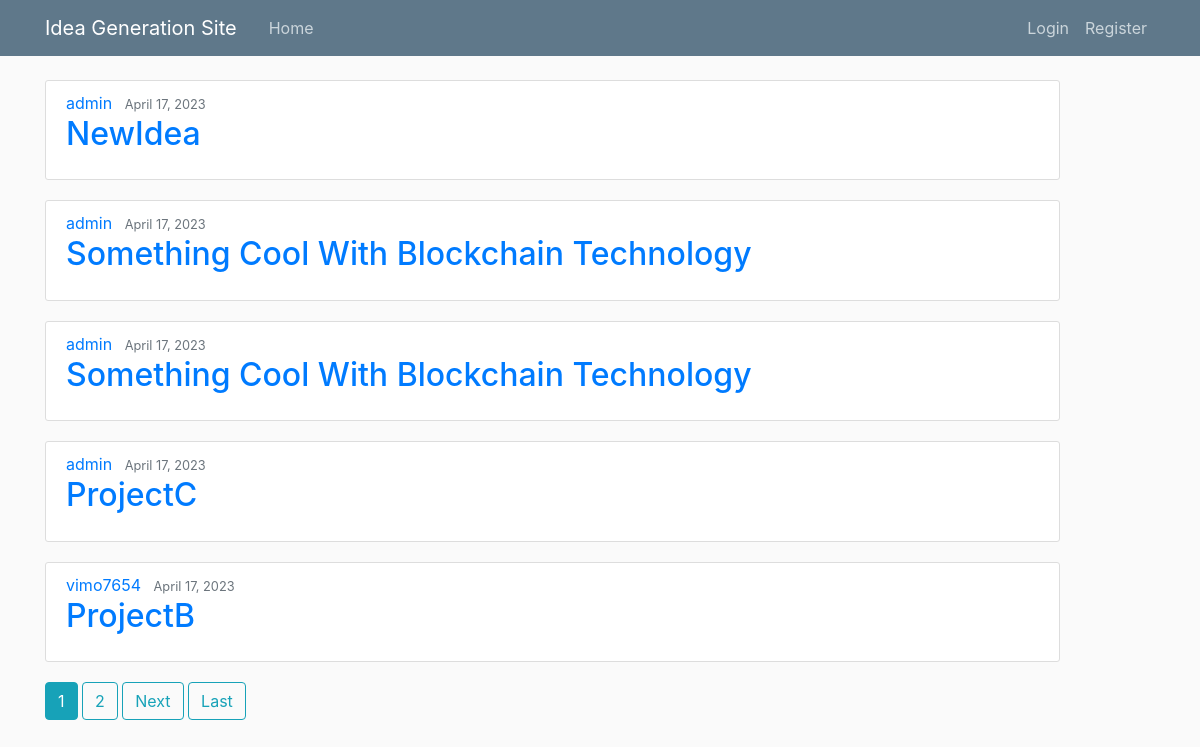
The page / on the database its author committed.
### users/models.py (models this page shows, shortened)
class Project(models.Model):
    title = models.CharField(max_length=100, verbose_name='Title')
    description = models.TextField(blank=True, verbose_name='Description')
    skills = models.ManyToManyField('Skill')
    date_posted = models.DateTimeField(default=timezone.now)
    author = models.ForeignKey(User, on_delete=models.CASCADE)

### main/views.py (the view)
# urls.py: path('', ProjectListView.as_view(), name='home'),
class ProjectListView(ListView):
    model = Project
    template_name = 'main/home.html'  # <app>/<model>_<viewtype>.html
    context_object_name = 'posts'
    ordering = ['-date_posted']
    paginate_by = 5

### main/templates/main/home.html (shortened to what this page needs)
{% extends "main/base.html" %}
{% block content %}
    {% for post in posts %}
        <article class="media content-section">
          <div class="media-body">
            <div class="article-metadata">
              <a class="mr-2" href="#">{{ post.author }}</a>
              <small class="text-muted">{{ post.date_posted|date:"F d, Y" }}</small>
            </div>
            <h2><a class="article-title" href="{% url 'post-detail' post.id %}">{{ post.title }}</a></h2>
          </div>
        </article>
    {% endfor %}
    {% if is_paginated %}
      {% for num in page_obj.paginator.page_range %}
        {% if page_obj.number == num %}
          <a class="btn btn-info mb-4" href="?page={{ num }}">{{ num }}</a>
        {% elif num > page_obj.number|add:'-3' and num < page_obj.number|add:'3' %}
          <a class="btn btn-outline-info mb-4" href="?page={{ num }}">{{ num }}</a>
        {% endif %}
      {% endfor %}
      {% if page_obj.has_next %}
        <a class="btn btn-outline-info mb-4" href="?page={{ page_obj.next_page_number }}">Next</a>
        <a class="btn btn-outline-info mb-4" href="?page={{ page_obj.paginator.num_pages }}">Last</a>
      {% endif %}
    {% endif %}
{% endblock content %}

### main/templates/main/base.html (shortened to what this page needs)
{% load static %}
<!DOCTYPE html>
<html>
<head>
    <link rel="stylesheet" href="https://maxcdn.bootstrapcdn.com/bootstrap/4.0.0/css/bootstrap.min.css">
    <link rel="stylesheet" type="text/css" href="{% static 'main/nav.css' %}">
</head>
<body>
    <header class="site-header">
      <nav class="navbar navbar-expand-md navbar-dark bg-steel fixed-top">
        <div class="container">
          <a class="navbar-brand mr-4" href="{% url 'home' %}">Idea Generation Site</a>
          <div class="collapse navbar-collapse" id="navbarToggle">
            <div class="navbar-nav mr-auto">
              <a class="nav-item nav-link" href="{% url 'home' %}">Home</a>
            </div>
            <div class="navbar-nav">
              {% if user.is_authenticated %}
                <a class="nav-item nav-link" href="{% url 'logout' %}">Logout</a>
              {% else %}
                <a class="nav-item nav-link" href="{% url 'login' %}">Login</a>
                <a class="nav-item nav-link" href="{% url 'register' %}">Register</a>
              {% endif %}
            </div>
          </div>
        </div>
      </nav>
    </header>
    <main role="main" class="container">
      <div class="row">
        <div class="col-md-11">
          {% block content %}{% endblock %}
        </div>
        </div>
    </main>
</body>
</html>

### main/static/main/nav.css (style rules this page uses)
body { background: #fafafa; color: #333333; margin-top: 5rem; }
h1, h2, h3, h4, h5, h6 { color: #444444; }
.bg-steel { background-color: #5f788a; }
.site-header .navbar-nav .nav-link { color: #cbd5db; }
.content-section { background: #ffffff; padding: 10px 20px; border: 1px solid #dddddd; border-radius: 3px; margin-bottom: 20px; }

### rows shown on the page
Project: author "admin", date_posted "April 17, 2023", title "NewIdea"
Project: author "admin", date_posted "April 17, 2023", title "Something Cool With Blockchain Technology"
Project: author "admin", date_posted "April 17, 2023", title "Something Cool With Blockchain Technology"
Project: author "admin", date_posted "April 17, 2023", title "ProjectC"
Project: author "vimo7654", date_posted "April 17, 2023", title "ProjectB"

### other values the page prints
{{ num }} "1"
{{ num }} "2"
